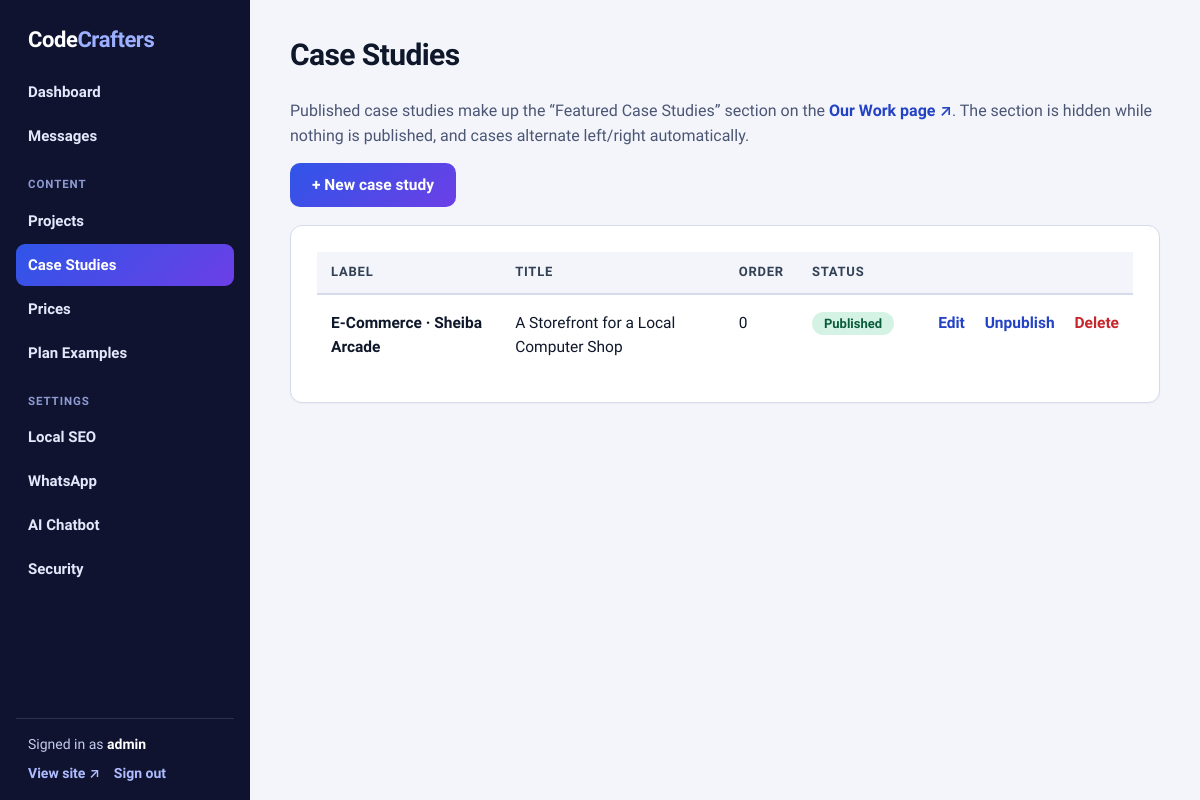
/admin/case-studies.php (signed in), run on the app's committed database.
### tables this page shows
CREATE TABLE IF NOT EXISTS case_studies (
    id           INT UNSIGNED AUTO_INCREMENT PRIMARY KEY,
    label        VARCHAR(120) NOT NULL,
    title        VARCHAR(190) NOT NULL,
    description  TEXT         NOT NULL,
    tech         VARCHAR(255) NOT NULL DEFAULT '',
    metrics      TEXT         NOT NULL,
    quote        TEXT         NOT NULL,
    quote_author VARCHAR(160) NOT NULL DEFAULT '',
    image_src    VARCHAR(255) NOT NULL DEFAULT '',
    sort_order   INT          NOT NULL DEFAULT 0,
    is_published TINYINT(1)   NOT NULL DEFAULT 1,
    created_at   TIMESTAMP    NOT NULL DEFAULT CURRENT_TIMESTAMP
);

### api/bootstrap.php (called while the page is built, shortened)
<?php
function cfg(string $key, $default = null)
{
    return $GLOBALS['cfg'][$key] ?? $default;
}
function db(): PDO
{
    static $pdo = null;
    if ($pdo === null) {
        $dsn = 'mysql:host=' . cfg('db_host') . ';dbname=' . cfg('db_name') . ';charset=utf8mb4';
        $pdo = new PDO($dsn, cfg('db_user'), cfg('db_pass'), [
            PDO::ATTR_ERRMODE            => PDO::ERRMODE_EXCEPTION,
            PDO::ATTR_DEFAULT_FETCH_MODE => PDO::FETCH_ASSOC,
            PDO::ATTR_EMULATE_PREPARES   => false,
        ]);
    }
    return $pdo;
}
function e($value): string
{
    return htmlspecialchars((string) $value, ENT_QUOTES | ENT_SUBSTITUTE, 'UTF-8');
}

### admin/case-studies.php (the view, shortened to what this page needs)
<?php
require __DIR__ . '/../api/bootstrap.php';
require __DIR__ . '/_layout.php';
$errors = [];
$form = ['id' => 0, 'label' => '', 'title' => '', 'description' => '', 'tech' => '', 'metrics' => '',
         'quote' => '', 'quote_author' => '', 'image_src' => '', 'sort_order' => 0, 'is_published' => 1];
$editing = isset($_GET['new']) || isset($_GET['edit']) || ($_SERVER['REQUEST_METHOD'] === 'POST' && $errors && ($_POST['action'] ?? '') === 'save');
if ($editing): ?>
    <section class="panel">
        <h2><?= $form['id'] ? 'Edit case study' : 'New case study' ?></h2>
        <?php foreach ($errors as $er): ?><div class="alert err"><?= e($er) ?></div><?php endforeach; ?>
        <form method="post" action="case-studies.php" class="grid-form">
            <?= csrf_field() ?>
            <input type="hidden" name="action" value="save">
            <input type="hidden" name="id" value="<?= (int) $form['id'] ?>">
            <label>Label (category · client) *<input name="label" value="<?= e($form['label']) ?>" required maxlength="120" placeholder="Mobile · FitPulse"></label>
            <label>Image (img src: URL or path)<input name="image_src" value="<?= e($form['image_src']) ?>" maxlength="255" placeholder="img/case-studies/fitpulse.png"></label>
            <label class="wide">Title *<input name="title" value="<?= e($form['title']) ?>" required maxlength="190"></label>
            <label class="wide">Description *<textarea name="description" rows="5" required><?= e($form['description']) ?></textarea></label>
            <label class="wide">Tech (comma separated)<input name="tech" value="<?= e($form['tech']) ?>" maxlength="255" placeholder="Flutter, Firebase, Node.js"></label>
            <label class="wide">Metrics (one per line: value | label)
                <textarea name="metrics" rows="3" placeholder="50,000 | downloads in month one"><?= e($form['metrics']) ?></textarea>
            </label>
            <label class="wide">Client quote<textarea name="quote" rows="3"><?= e($form['quote']) ?></textarea></label>
            <label class="wide">Quote author<input name="quote_author" value="<?= e($form['quote_author']) ?>" maxlength="160" placeholder="Sarah Chen, Founder of FitPulse"></label>
            <label>Sort order (lower first)<input type="number" name="sort_order" value="<?= (int) $form['sort_order'] ?>"></label>
            <label class="check"><input type="checkbox" name="is_published" value="1" <?= $form['is_published'] ? 'checked' : '' ?>> Published on Our Work page</label>
            <div class="actions wide">
                <button class="btn" type="submit">Save case study</button>
                <a class="btn ghost" href="case-studies.php">Cancel</a>
            </div>
        </form>
    </section>
<?php else:
    $rows = [];
    try {
        $rows = db()->query('SELECT id, label, title, sort_order, is_published FROM case_studies ORDER BY sort_order ASC, id ASC')->fetchAll();
    } catch (Throwable $ex) {
    }
    ?>
    <div class="toolbar">
        <p class="muted">Published case studies make up the “Featured Case Studies” section on the <a href="../work.html" target="_blank" rel="noopener">Our Work page ↗</a>. The section is hidden while nothing is published, and cases alternate left/right automatically.</p>
        <a class="btn" href="case-studies.php?new=1">+ New case study</a>
    </div>
    <section class="panel">
        <?php if (!$rows): ?>
            <p class="muted">No case studies yet. The section is hidden on the Our Work page until you add and publish one.</p>
        <?php else: ?>
            <table>
                <thead><tr><th>Label</th><th>Title</th><th>Order</th><th>Status</th><th></th></tr></thead>
                <tbody>
                <?php foreach ($rows as $c): ?>
                    <tr>
                        <td><strong><?= e($c['label']) ?></strong></td>
                        <td><?= e($c['title']) ?></td>
                        <td><?= (int) $c['sort_order'] ?></td>
                        <td><span class="badge <?= $c['is_published'] ? 'on' : 'off' ?>"><?= $c['is_published'] ? 'Published' : 'Draft' ?></span></td>
                        <td class="row-actions">
                            <a href="case-studies.php?edit=<?= (int) $c['id'] ?>">Edit</a>
                            <form method="post" action="case-studies.php">
                                <button class="link-btn" name="action" value="toggle"><?= $c['is_published'] ? 'Unpublish' : 'Publish' ?></button>
                            </form>
                            <form method="post" action="case-studies.php" onsubmit="return confirm('Delete this case study permanently?');">
                                <button class="link-btn danger-text" name="action" value="delete">Delete</button>
                            </form>
                        </td>
                    </tr>
                <?php endforeach; ?>
                </tbody>
            </table>
        <?php endif; ?>
    </section>
<?php endif;

### admin/assets/admin.css (style rules this page uses)
:root { --bg: #f3f5fa; --panel: #ffffff; --ink: #0f172a; --ink-2: #334155; --muted: #4b5675; --line: #d5dbea; --line-soft: #e6eaf4; --brand: #2f55e8; --brand-dark: #2342c4; --brand-2: #6c3fe6; --danger: #c7262d; --ok: #0f7a4f; --side: #0f1330; --radius: 12px; }
* { box-sizing: border-box; }
html { font-size: 16px; }
body { margin: 0; font: 16px/1.6 "Plus Jakarta Sans", system-ui, -apple-system, "Segoe UI", Roboto, sans-serif; -webkit-font-smoothing: antialiased; color: var(--ink); background: var(--bg); display: flex; min-height: 100vh; }
a { color: var(--brand-dark); text-decoration: none; font-weight: 600; }
small, .muted { color: var(--muted); }
.panel { background: var(--panel); border: 1px solid var(--line); border-radius: var(--radius); padding: 26px; margin-bottom: 24px; overflow-x: auto; box-shadow: 0 1px 2px rgba(15, 23, 42, .04); }
table { width: 100%; border-collapse: collapse; font-size: 15.5px; }
th { text-align: left; font-size: 13px; font-weight: 700; text-transform: uppercase; letter-spacing: .06em; color: var(--ink-2); padding: 10px 14px; background: #f3f5fb; border-bottom: 2px solid var(--line); }
td { padding: 16px 14px; border-bottom: 1px solid var(--line-soft); vertical-align: top; }
tr:last-child td { border-bottom: 0; }
.row-actions { white-space: nowrap; text-align: right; }
.row-actions form, .row-actions a { display: inline-block; margin-left: 16px; }
.btn { display: inline-block; border: 0; cursor: pointer; font: inherit; font-size: 15.5px; font-weight: 700; color: #fff; background: linear-gradient(135deg, var(--brand), var(--brand-2)); padding: 12px 22px; border-radius: 10px; line-height: 1.3; }
.link-btn { background: none; border: 0; padding: 0; font: inherit; font-weight: 600; color: var(--brand-dark); cursor: pointer; }
.danger-text { color: var(--danger); }
.toolbar { display: flex; justify-content: space-between; align-items: center; gap: 14px; flex-wrap: wrap; margin-bottom: 18px; }
.toolbar p { margin: 0; }
.badge { font-size: 13px; padding: 4px 12px; border-radius: 999px; font-weight: 700; }
.badge.on { background: #d5f3e5; color: #0b5c3b; }

### data on the page
case_studies: label "E-Commerce · Sheiba Arcade", title "A Storefront for a Local Computer Shop", sort_order "0", is_published "Published"

### other printed values
$label "Dashboard"
$label "Messages"
$group "CONTENT"
$label "Projects"
$label "Case Studies"
$label "Prices"
$label "Plan Examples"
$group "SETTINGS"
$label "Local SEO"
$label "WhatsApp"
$label "AI Chatbot"
$label "Security"
$user['username'] "admin"
$title "Case Studies"
